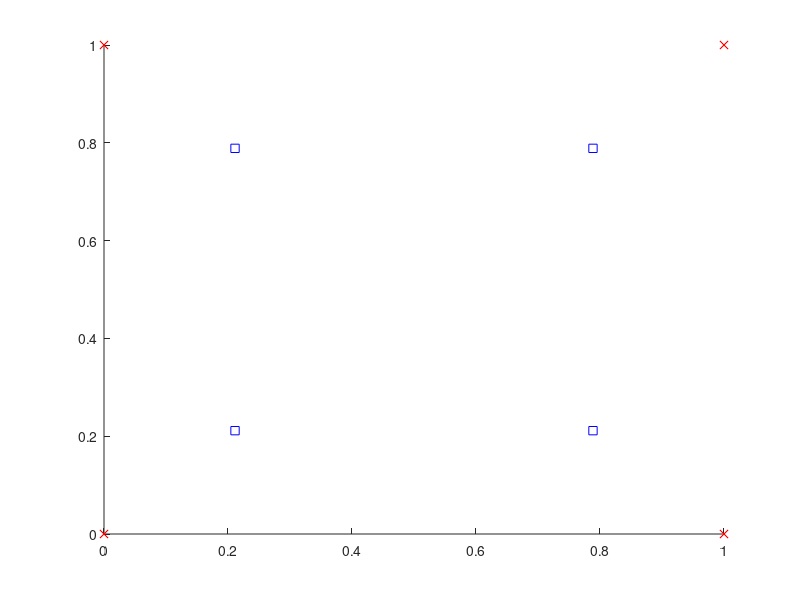

Here is the MATLAB script that generated this plot: (Note: this script raises an error after producing the figure.)
clear;

load SlipSystemsAllen.mat;

Stress=[-300.0 0 0;0 0 0;0 0 0];
TauC=115.0./sqrt(6);
Gdref=1e-3;
TauCut=300.0;

MyLoc=[0 1;0 1;0 1];
%%
Tau=zeros(18,1);

for n1=1:12
   Tau(n1)=FCCSlips(n1).n.'*(Stress*FCCSlips(n1).s) ;
end
for n1=1:6
   Tau(n1+12)=CubicSlips(n1).n.'*(Stress*CubicSlips(n1).s) ;
end

%%
Gdot=zeros(18,1);

for n1=1:18
   TauEff=abs(Tau(n1))-TauC;
   if TauEff>0.0
       Gdot(n1)=Gdref*sign(Tau(n1))*sinh(TauEff./TauCut);
   end
end

%% Now Start With Points

NatCoords=[...
    -1 1 1;...
    -1 -1 1;...
    -1 1 -1;...
    -1 -1 -1;...
    1 1 1;...
    1 -1 1;...
    1 1 -1;...
    1 -1 -1;...
    ];

GaussNatCoords=NatCoords./(sqrt(3));

FullPos=[
    MyLoc(1,1),MyLoc(2,1+1),MyLoc(3,1+1);...
    MyLoc(1,1),MyLoc(2,1),MyLoc(3,1+1);...
    MyLoc(1,1),MyLoc(2,1+1),MyLoc(3,1);...
    MyLoc(1,1),MyLoc(2,1),MyLoc(3,1);...
    MyLoc(1,1+1),MyLoc(2,1+1),MyLoc(3,1+1);...
    MyLoc(1,1+1),MyLoc(2,1),MyLoc(3,1+1);...
    MyLoc(1,1+1),MyLoc(2,1+1),MyLoc(3,1);...
    MyLoc(1,1+1),MyLoc(2,1),MyLoc(3,1);...
    ];

FullPosShape=zeros(8,3);

for n1=1:3
    for n2=1:8
        for n3=1:8
            FullPosShape(n2,n1)=FullPosShape(n2,n1)+...
                FullPos(n3,n1)*0.125*...
                (1+NatCoords(n2,1)*NatCoords(n3,1))*...
                (1+NatCoords(n2,2)*NatCoords(n3,2))*...
                (1+NatCoords(n2,3)*NatCoords(n3,3));
        end
    end
end

GaussPosShape=zeros(8,3);

for n1=1:3
    for n2=1:8
        for n3=1:8
            GaussPosShape(n2,n1)=GaussPosShape(n2,n1)+...
                FullPos(n3,n1)*0.125*...
                (1+GaussNatCoords(n2,1)*NatCoords(n3,1))*...
                (1+GaussNatCoords(n2,2)*NatCoords(n3,2))*...
                (1+GaussNatCoords(n2,3)*NatCoords(n3,3));
        end
    end
end


figure(1);
clf;
hold on;
plot3(FullPos(:,1),FullPos(:,2),FullPos(:,3),'rx');
plot3(GaussPosShape(:,1),GaussPosShape(:,2),GaussPosShape(:,3),'bs');

%%


for n1=1:12
   AllSlips(n1).n=FCCSlips(n1).n;
   AllSlips(n1).s=FCCSlips(n1).s;
   AllSlips(n1).t=FCCSlips(n1).t;
end
for n1=1:6
   AllSlips(n1+12).n=CubicSlips(n1).n;
   AllSlips(n1+12).s=CubicSlips(n1).s;
   AllSlips(n1+12).t=CubicSlips(n1).t;
end
%%
myseed=23;
rng(myseed);
%[CurlOut]=GetGaussianCurl(fc,xnat8,gauss,gausscoords);
Co=rand(3,8);

Co=zeros(3,8);
Co(:,1)=1;

%%
RhoS=zeros(8,18);
RhoEN=zeros(8,18);
RhoET=zeros(8,18);

RhoTS=zeros(8,18);
RhoTEN=zeros(8,18);
RhoTET=zeros(8,18);

%%
Abq(1).FpT=[1.0002443334375797,-1.4828348204075375E-019,1.2287834117486886E-020;
   9.4826603783529893E-021,0.99951149380193360,3.8501280810418422E-020;
   9.4849530115911393E-021,-5.2872012677502314E-020,1.0002443334375797];

Abq(2).FpT=[1.0002443334375797       -1.8961560136889899E-020   9.4849530115911393E-021;
   9.4826603783529893E-021  0.99951149380193360        9.9327136545937940E-021;
   9.4849530115911393E-021  -2.3138126329805331E-020   1.0002443334375797];

Abq(3).FpT=[1.0002443334375797       -1.5354691065991529E-019   1.0540471810788776E-020;
   9.0591484040281642E-021  0.99951149380193360        3.7760001537523061E-020;
   9.9085723249798318E-021  -5.7608959126734821E-020   1.0002443334375797  ];

Abq(4).FpT=[1.0002443334375797       -1.8114705772223472E-020   6.5196995369435259E-021;
   9.0591484040281642E-021  0.99951149380193360        1.5755553479974051E-020;
   6.5196995369435259E-021  -2.8746844958193389E-020   1.0002443334375797 ];

Abq(5).FpT=[1.0002443334375797       -1.5240925963540904E-019   1.0858186295830295E-020;
   9.0591484040281642E-021  0.99951149380193360        3.8104190447688957E-020;
   9.9085723249798318E-021  -5.7899987015106059E-020   1.0002443334375797 ];

Abq(6).FpT=[1.0002443334375797       -1.8114705772223472E-020   9.9085723249798318E-021;
   9.0591484040281642E-021  0.99951149380193360        1.5755553479974051E-020;
   9.9085723249798318E-021  -2.7052424801384953E-020   1.0002443334375797   ];

Abq(7).FpT=[1.0002443334375797       -1.5595611503172737E-019   1.2128976685541014E-020;
   9.9592289863413154E-021  0.99951149380193360        3.8262994051452316E-020;
   9.9615247208522742E-021  -5.3401157662422040E-020   1.0002443334375797  ];

Abq(8).FpT=[1.0002443334375797       -1.9914015845872200E-020   9.9615247208522742E-021;
   9.9592289863413154E-021  0.99951149380193360        1.0356329590000483E-020;
   9.9615247208522742E-021  -2.3878924881061667E-020   1.0002443334375797];

for n1=1:8
   Abq(n1).Fp=Abq(n1).FpT.'; 
end

%%

kDGA=[-2.0865114119927305E-005,0.0000000000000000,2.0865114119927285E-005,...
   0.0000000000000000        2.0865114119927285E-005  -2.0865114119927285E-005,...
  -2.0865114119927285E-005   2.0865114119927285E-005   0.0000000000000000,...     
  -2.0865114119927305E-005   0.0000000000000000        2.0865114119927285E-005,...
   0.0000000000000000        0.0000000000000000        0.0000000000000000,...     
   0.0000000000000000        0.0000000000000000        0.0000000000000000;...
   %
   -2.0865114119927227E-005   0.0000000000000000        2.0865114119927227E-005,...
   0.0000000000000000        2.0865114119927227E-005  -2.0865114119927227E-005,...
  -2.0865114119927227E-005   2.0865114119927227E-005   0.0000000000000000,...     
  -2.0865114119927227E-005   0.0000000000000000        2.0865114119927227E-005,...
   0.0000000000000000        0.0000000000000000        0.0000000000000000,...     
   0.0000000000000000        0.0000000000000000        0.0000000000000000;...
   %
   -2.0865114119927305E-005   0.0000000000000000        2.0865114119927285E-005,...
   0.0000000000000000        2.0865114119927285E-005  -2.0865114119927285E-005,...
  -2.0865114119927285E-005   2.0865114119927285E-005   0.0000000000000000,...     
  -2.0865114119927305E-005   0.0000000000000000        2.0865114119927285E-005,...
   0.0000000000000000        0.0000000000000000        0.0000000000000000,...     
   0.0000000000000000        0.0000000000000000        0.0000000000000000;... 
   %
   -2.0865114119927285E-005   0.0000000000000000        2.0865114119927285E-005,...
   0.0000000000000000        2.0865114119927285E-005  -2.0865114119927285E-005,...
  -2.0865114119927285E-005   2.0865114119927285E-005   0.0000000000000000,...     
  -2.0865114119927285E-005   0.0000000000000000        2.0865114119927285E-005,...
   0.0000000000000000        0.0000000000000000        0.0000000000000000,...     
   0.0000000000000000        0.0000000000000000        0.0000000000000000;...
   %
     -2.0865114119927305E-005   0.0000000000000000        2.0865114119927285E-005,...
   0.0000000000000000        2.0865114119927285E-005  -2.0865114119927285E-005,...
  -2.0865114119927285E-005   2.0865114119927285E-005   0.0000000000000000,...     
  -2.0865114119927305E-005   0.0000000000000000        2.0865114119927285E-005,...
   0.0000000000000000        0.0000000000000000        0.0000000000000000,...     
   0.0000000000000000        0.0000000000000000        0.0000000000000000;...
   %
   -2.0865114119927285E-005   0.0000000000000000        2.0865114119927285E-005,...
   0.0000000000000000        2.0865114119927285E-005  -2.0865114119927285E-005,...
  -2.0865114119927285E-005   2.0865114119927285E-005   0.0000000000000000,...     
  -2.0865114119927285E-005   0.0000000000000000        2.0865114119927285E-005,...
   0.0000000000000000        0.0000000000000000        0.0000000000000000,...     
   0.0000000000000000        0.0000000000000000        0.0000000000000000;...
   %
   -2.0865114119927305E-005   0.0000000000000000        2.0865114119927285E-005,...
   0.0000000000000000        2.0865114119927285E-005  -2.0865114119927285E-005,...
  -2.0865114119927285E-005   2.0865114119927285E-005   0.0000000000000000,...     
  -2.0865114119927305E-005   0.0000000000000000        2.0865114119927285E-005,...
   0.0000000000000000        0.0000000000000000        0.0000000000000000,...     
   0.0000000000000000        0.0000000000000000        0.0000000000000000;...
   %
   -2.0865114119927227E-005   0.0000000000000000        2.0865114119927227E-005,...
   0.0000000000000000        2.0865114119927227E-005  -2.0865114119927227E-005,...
  -2.0865114119927227E-005   2.0865114119927227E-005   0.0000000000000000,...     
  -2.0865114119927227E-005   0.0000000000000000        2.0865114119927227E-005,...
   0.0000000000000000        0.0000000000000000        0.0000000000000000,...     
   0.0000000000000000        0.0000000000000000        0.0000000000000000;...
];
%%
ib=1./(0.249e-3);
for nSl=1:18
    fc=zeros(3,8);
    fcT=zeros(3,8);
    for nG=1:8
        x=GaussPosShape(nG,1);
        y=GaussPosShape(nG,2);
        z=GaussPosShape(nG,3);

    [U,Fp,FpT,FpN,FpTN,dFpN,dFpTN]=...
        GetAnalVals(x,y,z,AllSlips(nSl).n,Co);
    
    ASol(nG,nSl).Fp=ib.*kDGA(nG,nSl).*Abq(nG).Fp;
    ASol(nG,nSl).FpT=ib.*kDGA(nG,nSl).*Abq(nG).FpT;
    ASol(nG,nSl).FpN=ib.*kDGA(nG,nSl).*Abq(nG).Fp*AllSlips(nSl).n;
    ASol(nG,nSl).FpTN=ib.*kDGA(nG,nSl).*Abq(nG).FpT*AllSlips(nSl).n;
    ASol(nG,nSl).dFpN=dFpN;
    ASol(nG,nSl).dFpTN=dFpTN;
    
    fc(:,nG)=ASol(nG,nSl).FpN;
    fcT(:,nG)=ASol(nG,nSl).FpTN;
    end
    [CurlOut]=GetGaussianCurl(fc,NatCoords,NatCoords,GaussPosShape.');
    [CurlOutT]=GetGaussianCurl(fcT,NatCoords,NatCoords,GaussPosShape.');
    Xsol(nSl).CurlOut=CurlOut;
    Xsol(nSl).CurlOutT=CurlOutT;
    
    for nG=1:8
    RhoS(nG,nSl)=fc(:,nG).'*AllSlips(nSl).s;
    RhoEN(nG,nSl)=fc(:,nG).'*AllSlips(nSl).n;
    RhoET(nG,nSl)=fc(:,nG).'*AllSlips(nSl).t;

    RhoTS(nG,nSl)=fcT(:,nG).'*AllSlips(nSl).s;
    RhoTEN(nG,nSl)=fcT(:,nG).'*AllSlips(nSl).n;
    RhoTET(nG,nSl)=fcT(:,nG).'*AllSlips(nSl).t;
    end
end


RhoXS=[RhoS;RhoTS];
RhoXEN=[RhoEN;RhoTEN];
RhoXET=[RhoET;RhoTET];

RS=zeros(8,1);
REN=zeros(8,1);
RET=zeros(8,1);

RTS=zeros(8,1);
RTEN=zeros(8,1);
RTET=zeros(8,1);

for nG=1:8
   for nS=1:18
       RS(nG)=RS(nG)+RhoS(nG,nS).^2;
       REN(nG)=REN(nG)+RhoEN(nG,nS).^2;
       RET(nG)=RET(nG)+RhoET(nG,nS).^2;
       
       RTS(nG)=RTS(nG)+RhoTS(nG,nS).^2;
       RTEN(nG)=RTEN(nG)+RhoTEN(nG,nS).^2;
       RTET(nG)=RTET(nG)+RhoTET(nG,nS).^2;
   end
end

RA=RS+REN+RET;
RTA=RTS+RTEN+RTET;
